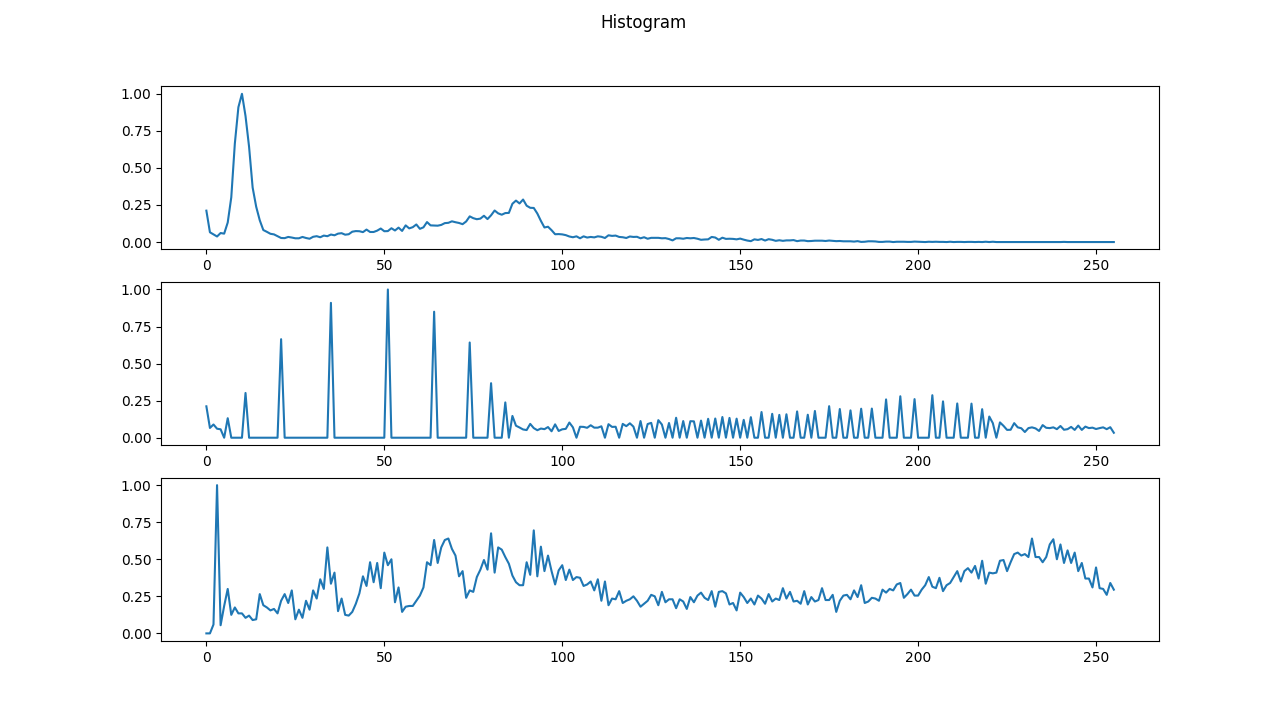
#> input picture histogram.png, 1288 x 720 px; its folder holds only this picture in this run
$ python -i functions.py   (imports and definitions only)
#> lines starting #> are read from the running program, lines starting #| are printed output that depends on the picture
import os
import cv2
import numpy as np
import matplotlib.pyplot as plt
from skimage import feature


def read_images(directory: str) -> tuple:
    images = list()
    labels = list()
    for root, dirs, files in os.walk(directory):
        for file in files:
            if file.endswith(".jpg") or file.endswith(".jpeg") or file.endswith(".png"):
                img_path = os.path.join(root, file)
                print(f"Reading {img_path}")
                label = os.path.basename(root)
                img = cv2.imread(img_path, cv2.IMREAD_GRAYSCALE)
                img = cv2.resize(img, (128, 128))
                images.append(img)
                labels.append(label)
    return images, labels


def process_images(image):
    hist1 = cv2.calcHist([image], [0], None, [256], [0, 256])
    image = cv2.equalizeHist(image)
    hist2 = cv2.calcHist([image], [0], None, [256], [0, 256])
    clahe = cv2.createCLAHE(clipLimit=2.0, tileGridSize=(8, 8))
    image = clahe.apply(image)
    hist3 = cv2.calcHist([image], [0], None, [256], [0, 256])
    hist1 = cv2.normalize(hist1, None, 0, 1.0, cv2.NORM_MINMAX)
    hist2 = cv2.normalize(hist2, None, 0, 1.0, cv2.NORM_MINMAX)
    hist3 = cv2.normalize(hist3, None, 0, 1.0, cv2.NORM_MINMAX)
    # fig, axs = plt.subplots(3)
    # fig.suptitle('Histogram')
    # axs[0].plot(hist1)
    # axs[1].plot(hist2)
    # axs[2].plot(hist3)
    # plt.show()
    return image


def apply_filter(image):
    # image = cv2.adaptiveThreshold(image, 255, cv2.ADAPTIVE_THRESH_GAUSSIAN_C, cv2.THRESH_BINARY_INV, 11, 2)
    b_image = cv2.GaussianBlur(image, (7, 7), 0)
    (_, t_image) = cv2.threshold(b_image, 0, 255, cv2.THRESH_BINARY_INV | cv2.THRESH_OTSU)
    image = cv2.bitwise_and(image, image, t_image)
    # cv2.imshow("Image", image)
    # cv2.waitKey(0)
    # cv2.destroyAllWindows()
    return image


def extraction_hog(image):
    hog = cv2.HOGDescriptor()
    hog_characteristic = hog.compute(image)
    return hog_characteristic


def extraction_lbp(image):
    lbp = feature.local_binary_pattern(image, 8, 1, method='uniform')
    (lbp, _) = np.histogram(lbp.ravel(), bins=np.arange(0, 27), range=(0, 26))
    return lbp

>>> import cv2
>>> picture = cv2.imread('histogram.png', cv2.IMREAD_GRAYSCALE)
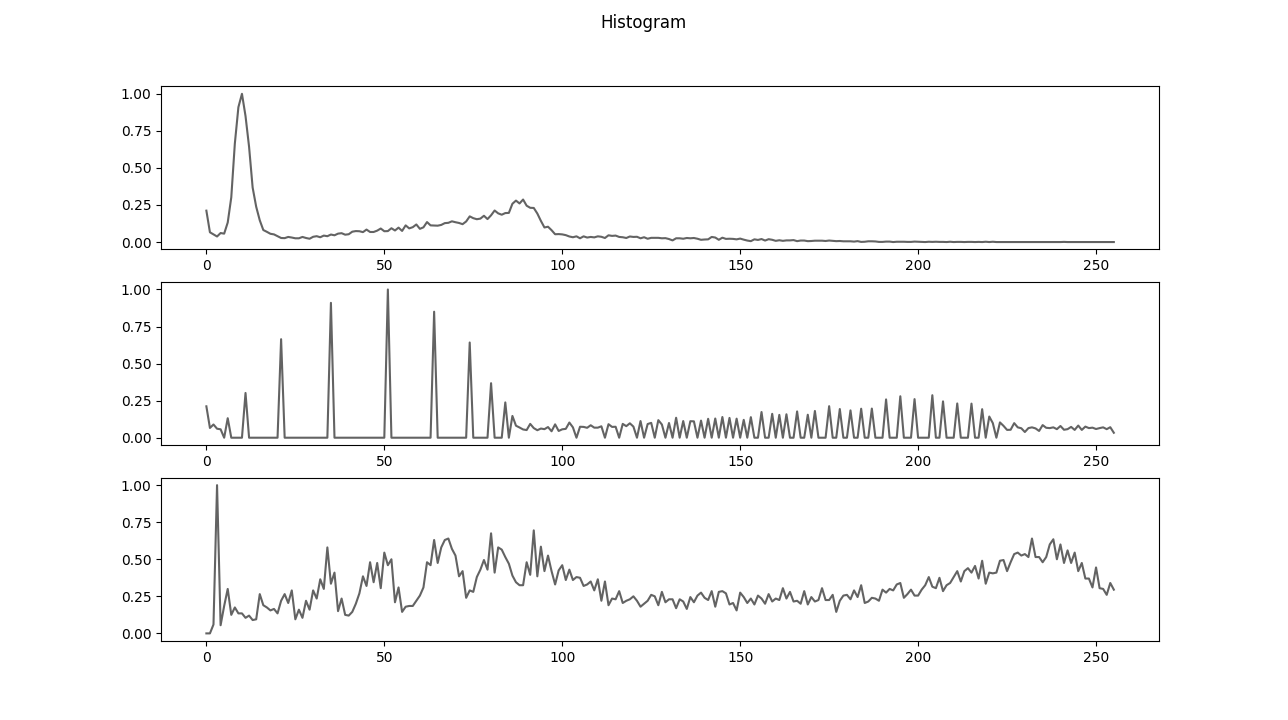
#> picture: shape (720, 1288); min 0, max 255, mean 249.2
>>> result = process_images(picture)
#> in process_images, `hist1 = cv2.calcHist([image], [0], None, [256], [0, 256])`: hist1 = 256 values, max 875864 at index 255, min 0 at index 51, mean 3622.5
#> in process_images, `image = cv2.equalizeHist(image)`:
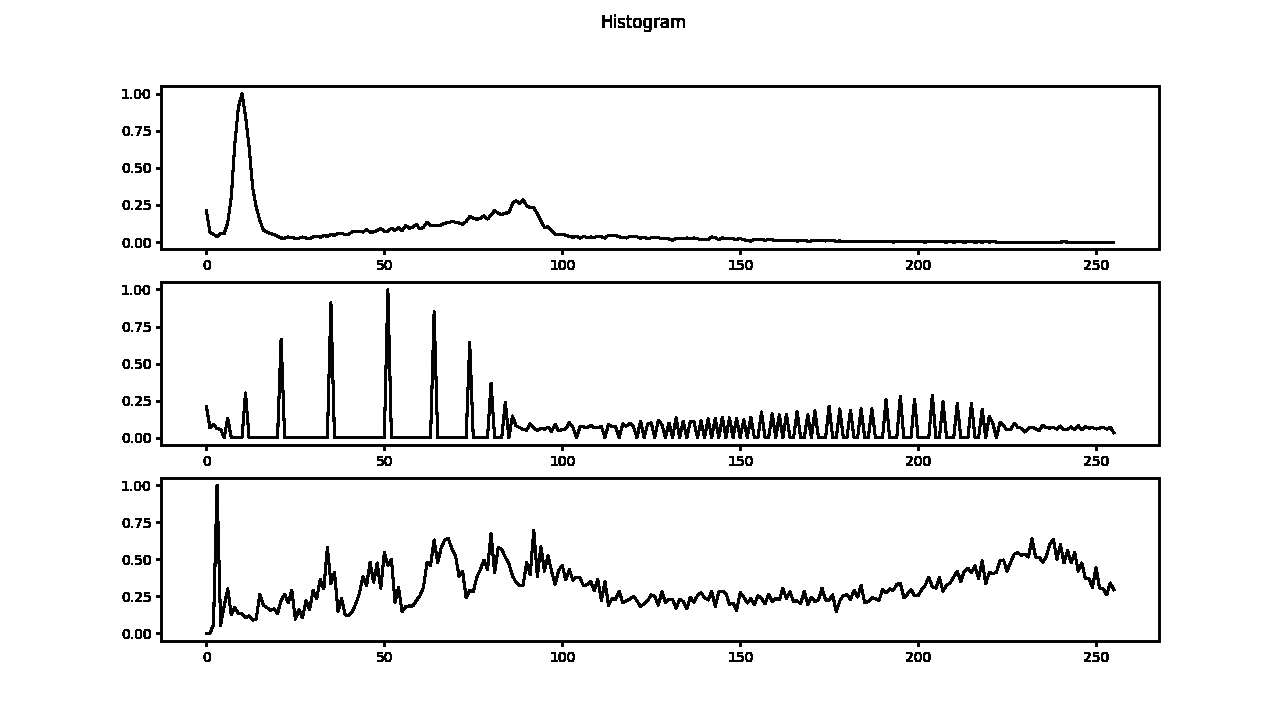
#> image: shape (720, 1288); min 0, max 255, mean 241.2
#> in process_images, `hist2 = cv2.calcHist([image], [0], None, [256], [0, 256])`: hist2 = 256 values, max 875864 at index 255, min 0 at index 2, mean 3622.5
#> in process_images, `hist3 = cv2.calcHist([image], [0], None, [256], [0, 256])`: hist3 = 256 values, max 875864 at index 255, min 0 at index 0, mean 3622.5
#> in process_images, `hist1 = cv2.normalize(hist1, None, 0, 1.0, cv2.NORM_MINMAX)`: hist1 = 256 values, max 1 at index 255, min 0 at index 51, mean 0.00414
#> in process_images, `hist2 = cv2.normalize(hist2, None, 0, 1.0, cv2.NORM_MINMAX)`: hist2 = 256 values, max 1 at index 255, min 0 at index 2, mean 0.00414
#> in process_images, `hist3 = cv2.normalize(hist3, None, 0, 1.0, cv2.NORM_MINMAX)`: hist3 = 256 values, max 1 at index 255, min 0 at index 0, mean 0.00414
